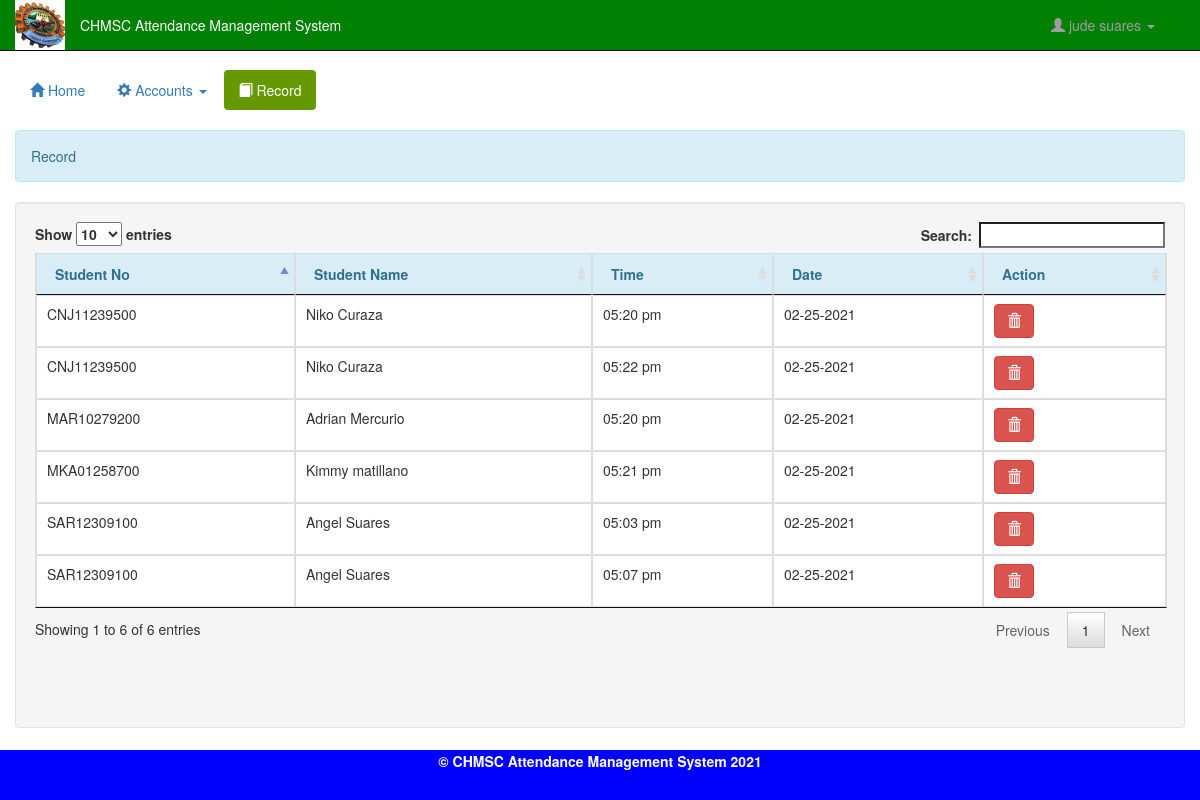
Page /admin/record.php (signed in) on the committed database.
### tables this page shows
CREATE TABLE `time` (
  `time_id` int(11) NOT NULL,
  `student_no` varchar(250) NOT NULL,
  `student_name` varchar(50) NOT NULL,
  `time` time NOT NULL,
  `date` date NOT NULL
);

### admin/account.php (called while the page is built)
<?php
	require_once 'connect.php';
	$q_adminname = $conn->query("SELECT * FROM `admin` WHERE `admin_id` = '$_SESSION[admin_id]'") or die(mysqli_error());
	$f_adminname = $q_adminname->fetch_array();
	$admin_name = $f_adminname['firstname']." ".$f_adminname['lastname'];

### admin/record.php (the view, shortened to what this page needs)
<!DOCTYPE html>
<?php
	require_once 'account.php';
?>
<html lang = "eng">
	<head>
		<link rel = "stylesheet" href = "css/bootstrap.css" />
		<link rel = "stylesheet" href = "css/jquery.dataTables.css" />
	</head>
	<body>
		<nav class = "navbar navbar-inverse navbar-fixed-top" style="background-color: green; color: white;">
			<div class = "container-fluid">
				<div class = "navbar-header">
					<img src = "images/chmsc.jpg" width = "50px" height = "50px"/>
					<p class = "navbar-text pull-right" style="color: white;">CHMSC Attendance Management System</p>
				</div>
				<ul class = "nav navbar-nav navbar-right">
					<li class = "dropdown">
						<a href = "#" class = "dropdown-toggle" data-toggle = "dropdown"><i class = "glyphicon glyphicon-user"></i> <?php echo htmlentities($admin_name)?> <b class = "caret"></b></a>
					</li>
				</ul>
			</div>
		</nav>
		<div class = "container-fluid" style = "margin-top:70px;">
			<ul class = "nav nav-pills">
				<li><a href = "home.php"><span class = "glyphicon glyphicon-home"></span> Home</a></li>
				<li class = "dropdown">
					<a class = "dropdown-toggle" data-toggle = "dropdown" href = "#"><span class = "glyphicon glyphicon-cog"></span> Accounts <span class = "caret"></span></a>
				</li>
				<li class = "active"><a href = "record.php"><span class = "glyphicon glyphicon-book"></span> Record</a></li>
			</ul>
			<br />
			<div class = "alert alert-info">Record</div>
			<div class = "well col-lg-12">
				<table id = "table" class = "table table-bordered">
					<thead class = "alert-info">
						<tr>
							<th>Student No</th>
							<th>Student Name</th>
							<th>Time</th>
							<th>Date</th>
							<th>Action</th>
						</tr>
					</thead>
					<tbody>
					<?php
						$q_time = $conn->query("SELECT * FROM `time`") or die(mysqli_error());
						while($f_time = $q_time->fetch_array()){
					?>
						<tr>
							<td><?php echo $f_time['student_no']?></td>
							<td><?php echo htmlentities($f_time['student_name'])?></td>
							<td><?php echo date("h:i a", strtotime($f_time['time']))?></td>
							<td><?php echo date("m-d-Y", strtotime($f_time['date']))?></td>
							<td><button name = "<?php echo $f_time['time_id']?>" class = "btn btn-danger rtime_id" href = "#" data-toggle = "modal" data-target = "#delete"><span class = "glyphicon glyphicon-trash"></span></button></td>
						</tr>
					<?php
						}
					?>
					</tbody>
				</table>
			<br />
			<br />
			<br />
			</div>
		</div>
		<div class = "navbar navbar-fixed-bottom" style="background-color: blue; color: white;">
			<div class = "container-fluid">
				<center><label>&copy; CHMSC Attendance Management System 2021</label></center>
			</div>
		</div>
	</body>
</html>

### rows in the picture
time: student_no "SAR12309100", student_name "Angel Suares", time "05:03 pm", date "02-25-2021"
time: student_no "SAR12309100", student_name "Angel Suares", time "05:07 pm", date "02-25-2021"
time: student_no "CNJ11239500", student_name "Niko Curaza", time "05:20 pm", date "02-25-2021"
time: student_no "MAR10279200", student_name "Adrian Mercurio", time "05:20 pm", date "02-25-2021"
time: student_no "MKA01258700", student_name "Kimmy matillano", time "05:21 pm", date "02-25-2021"
time: student_no "CNJ11239500", student_name "Niko Curaza", time "05:22 pm", date "02-25-2021"

### other values in the picture
$admin_name "jude suares"
